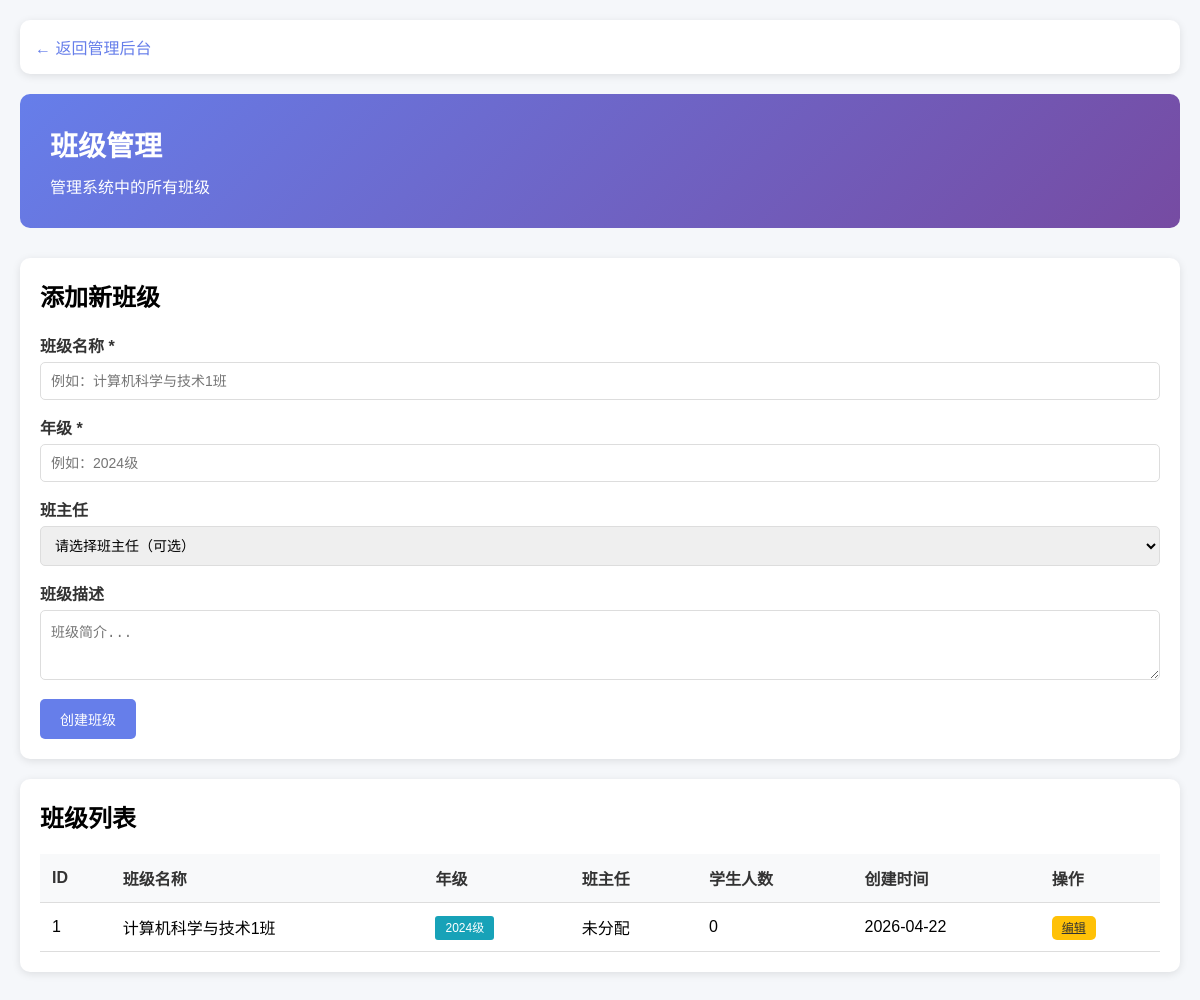
The page /admin/classes (signed in) on the database its author committed.
### models.py (models this page shows)
class Class(db.Model):
    __tablename__ = 'classes'
    id = db.Column(db.Integer, primary_key=True)
    name = db.Column(db.String(100), nullable=False)
    grade = db.Column(db.String(20), nullable=False)
    teacher_id = db.Column(db.Integer, db.ForeignKey('users.id'), nullable=True)
    created_at = db.Column(db.DateTime, default=datetime.utcnow)
    description = db.Column(db.Text)
    teacher = db.relationship('User', backref='managed_class', foreign_keys=[teacher_id])
    students = db.relationship('User', backref='student_class', lazy=True, foreign_keys='User.class_id')
    activities = db.relationship('Activity', backref='activity_class', lazy=True)
    funds = db.relationship('ClassFund', backref='fund_class', lazy=True)
    def get_student_count(self):
        return User.query.filter_by(class_id=self.id, role='student', status='approved').count()

### app.py (the view, shortened to what this page needs)
@app.route('/admin/classes', methods=['GET', 'POST'])
@login_required
@admin_required
def admin_classes():
    classes = Class.query.all()
    teachers = User.query.filter_by(role='teacher', status='approved').all()
    return render_template('admin/classes.html', classes=classes, teachers=teachers)

### app.py (called while the page is built)
@login_manager.user_loader
def load_user(user_id):
    return db.session.get(User, int(user_id))

@app.context_processor
def utility_processor():
    return {
        'now': datetime.now,
        'len': len
    }

### templates/admin/classes.html (shortened to what this page needs)
<!DOCTYPE html>
<html lang="zh-CN">
<head>
</head>
<body>
    <div class="container">
        <div class="nav">
            <a href="{{ url_for('admin_dashboard') }}">← 返回管理后台</a>
        </div>
        <div class="header">
            <h1>班级管理</h1>
            <p>管理系统中的所有班级</p>
        </div>
        <div class="card">
            <h2 style="margin-bottom: 20px;">添加新班级</h2>
            <form method="POST" action="{{ url_for('admin_classes') }}">
                <div class="form-group">
                    <label>班级名称 *</label>
                    <input type="text" name="name" required placeholder="例如：计算机科学与技术1班">
                </div>
                <div class="form-group">
                    <label>年级 *</label>
                    <input type="text" name="grade" required placeholder="例如：2024级">
                </div>
                <div class="form-group">
                    <label>班主任</label>
                    <select name="teacher_id">
                        <option value="">请选择班主任（可选）</option>
                    </select>
                </div>
                <div class="form-group">
                    <label>班级描述</label>
                    <textarea name="description" rows="3" placeholder="班级简介..."></textarea>
                </div>
                <button type="submit" class="btn btn-primary">创建班级</button>
            </form>
        </div>
        <div class="card">
            <h2 style="margin-bottom: 20px;">班级列表</h2>
            <table>
                <thead>
                    <tr>
                        <th>ID</th>
                        <th>班级名称</th>
                        <th>年级</th>
                        <th>班主任</th>
                        <th>学生人数</th>
                        <th>创建时间</th>
                        <th>操作</th>
                    </tr>
                </thead>
                <tbody>
                    {% for class in classes %}
                    <tr>
                        <td>{{ class.id }}</td>
                        <td>{{ class.name }}</td>
                        <td><span class="badge badge-info">{{ class.grade }}</span></td>
                        <td>{{ class.teacher.real_name if class.teacher else '未分配' }}</td>
                        <td>{{ class.get_student_count() }}</td>
                        <td>{{ class.created_at.strftime('%Y-%m-%d') }}</td>
                        <td>
                            <a href="{{ url_for('admin_class_edit', class_id=class.id) }}" class="btn btn-warning" style="padding: 5px 10px; font-size: 12px;">编辑</a>
                        </td>
                    </tr>
                    {% else %}
                    <tr>
                        <td colspan="7" style="text-align: center; color: #999;">暂无班级数据</td>
                    </tr>
                    {% endfor %}
                </tbody>
            </table>
        </div>
    </div>
</body>
</html>

### templates/admin/classes.html (style rules this page uses)
* { margin: 0; padding: 0; box-sizing: border-box; }
body { font-family: 'Microsoft YaHei', Arial, sans-serif; background: #f5f7fa; }
.container { max-width: 1200px; margin: 0 auto; padding: 20px; }
.header { background: linear-gradient(135deg, #667eea 0%, #764ba2 100%); color: white; padding: 30px; border-radius: 10px; margin-bottom: 30px; }
.header h1 { font-size: 28px; margin-bottom: 10px; }
.btn { padding: 10px 20px; border: none; border-radius: 5px; cursor: pointer; font-size: 14px; transition: all 0.3s; }
.btn-primary { background: #667eea; color: white; }
.btn-warning { background: #ffc107; color: #333; }
.card { background: white; border-radius: 10px; padding: 20px; margin-bottom: 20px; box-shadow: 0 2px 8px rgba(0,0,0,0.1); }
.form-group { margin-bottom: 15px; }
.form-group label { display: block; margin-bottom: 5px; font-weight: bold; color: #333; }
.form-group input, .form-group select, .form-group textarea { width: 100%; padding: 10px; border: 1px solid #ddd; border-radius: 5px; font-size: 14px; }
table { width: 100%; border-collapse: collapse; margin-top: 20px; }
th, td { padding: 12px; text-align: left; border-bottom: 1px solid #ddd; }
th { background: #f8f9fa; font-weight: bold; color: #333; }
.badge { padding: 5px 10px; border-radius: 3px; font-size: 12px; }
.badge-info { background: #17a2b8; color: white; }
.nav { background: white; padding: 15px; border-radius: 10px; margin-bottom: 20px; box-shadow: 0 2px 8px rgba(0,0,0,0.1); }
.nav a { color: #667eea; text-decoration: none; margin-right: 20px; }

### rows shown on the page
Class: id "1", name "计算机科学与技术1班", grade "2024级", teacher "未分配", get_student_count "0", created_at "2026-04-22"
